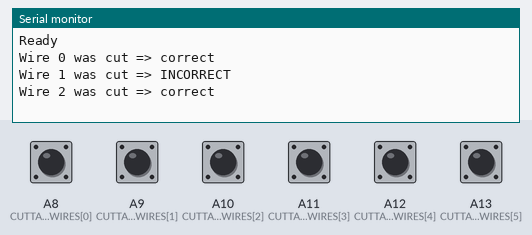
The sketch below on a simulated Arduino Mega 2560, built with avr-gcc and run on an emulated ATmega2560. Shown: the last lines printed to the serial monitor. The inputs (shaded band) are chosen by the test bench; at power-on: A8 (CUTTABLE_WIRES[0]), A9 (CUTTABLE_WIRES[1]), A10 (CUTTABLE_WIRES[2]), A11 (CUTTABLE_WIRES[3]), A12 (CUTTABLE_WIRES[4]), A13 (CUTTABLE_WIRES[5]) HIGH.

Above: at 1.8 s.
1.9 s: A8 (CUTTABLE_WIRES[0]) pulled LOW for 0.15 s
3.5 s: A10 (CUTTABLE_WIRES[2]) pulled LOW for 1 s
At 4.9 s:
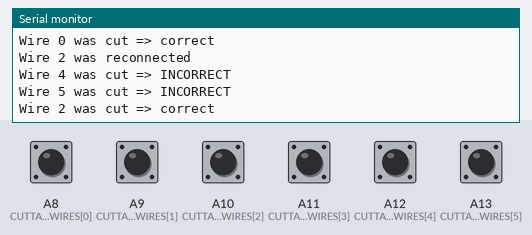
6.0 s: A9 (CUTTABLE_WIRES[1]) pulled LOW for 0.15 s
At 6.8 s:
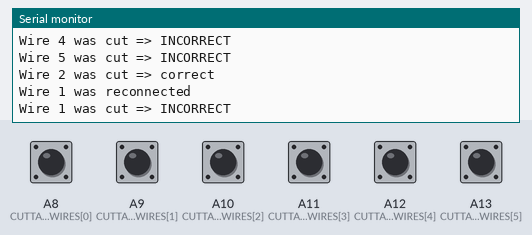
7.6 s: A11 (CUTTABLE_WIRES[3]) pulled LOW for 0.15 s
At 7.73 s:
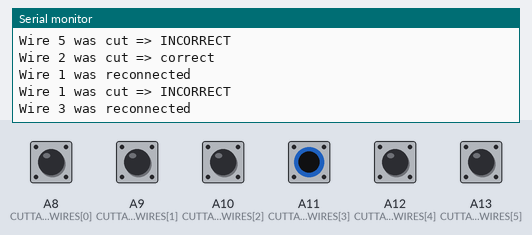
9.2 s: A12 (CUTTABLE_WIRES[4]) pulled LOW for 0.15 s
At 10.4 s:
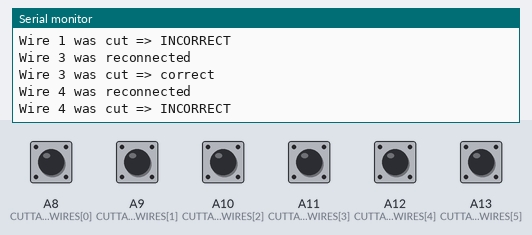
10.8 s: A13 (CUTTABLE_WIRES[5]) pulled LOW for 0.15 s
At 11.6 s:
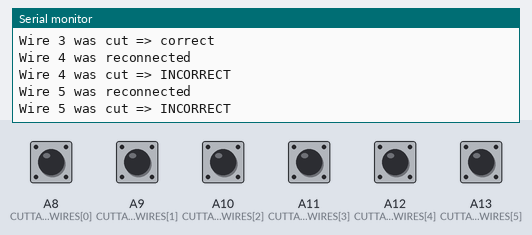
Timing chart, 0 to 13.4 s (numbered marks = the images above; inputs shaded):
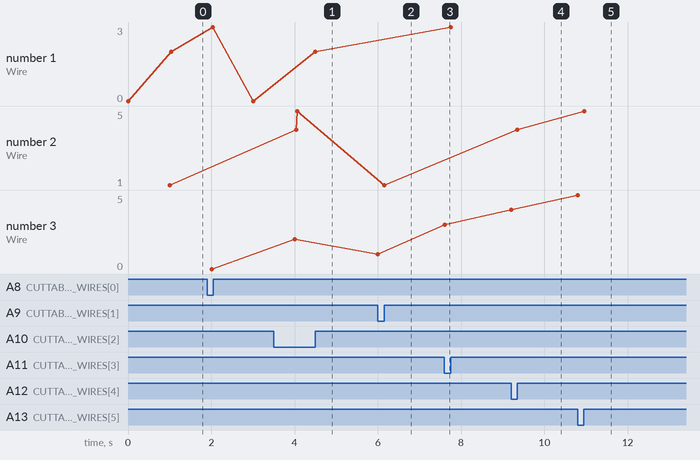

The sketch:

fake_bomb.ino
```cpp
// Code designed for Arduino Uno R3

#include <LiquidCrystal.h>

// Connections to the circuit: LCD screen
LiquidCrystal lcd(7, 6, 5, 4, 3, 2);
const byte ROWS = 4; //four rows
const byte COLS = 4; //three columns

const int TOTAL_WIRES = 6;
const int CUTTABLE_WIRES[TOTAL_WIRES] = {A8, A9, A10, A11, A12, A13};
const bool WIRES_TO_CUT[TOTAL_WIRES] = { 1, 0, 1, 1, 0, 0 };

const unsigned long TOTAL_TIME = 3600 * 1000L;
//const unsigned long TOTAL_TIME = 30 * 1000L;

unsigned long remainingTime = TOTAL_TIME;
unsigned long lastTimeUpdatedAt = 0;
bool wireStates[TOTAL_WIRES];
byte currentColor = 0;


void formatTime(unsigned long t, char str[13]) {
  unsigned long totalSeconds = t / 1000;
  unsigned long ms = t % 1000;
  unsigned long h = totalSeconds / 3600;
  unsigned long m = (totalSeconds - 3600*h) / 60;
  unsigned long s = totalSeconds - 3600*h - 60*m;

  //snprintf(str, 13, "%02lu:%02lu:%02lu.%03lu", h, m, s, ms); // uncomment to display milliseconds
  snprintf(str, 13, "%02lu:%02lu:%02lu", h, m, s);
}

void setup() {
  Serial.begin(9600); // for debug


  for (int i=0; i<TOTAL_WIRES; i++) {
    pinMode(CUTTABLE_WIRES[i], INPUT_PULLUP);
    wireStates[i] = LOW; // wires are initially tied to GND
  }


  lcd.clear();

  Serial.println("Ready");
}

int detectWireStateChange() {
  for (int i=0; i<TOTAL_WIRES; i++) {
    int newValue = digitalRead(CUTTABLE_WIRES[i]);
    if (newValue != wireStates[i]) {
      wireStates[i] = newValue;
      return i;
    }
  }
  return -1;
}

void displayCurrentState() {
  lcd.setCursor(0, 1);
  int missingWires = 0;
  for (int i=0; i<TOTAL_WIRES; i++) {
    if (WIRES_TO_CUT[i]) {
      if (wireStates[i]) {
        // Wire was correctly cut
        lcd.print("*");
      } else {
        missingWires++;
      }
    }
  }

  // This is just to erase previously shown asterisks
  for (int i=0; i<missingWires; i++) {
    lcd.print(" ");
  }
}

void displayTimer() {
  char s[13];
  formatTime(remainingTime, s);
  lcd.setCursor(0, 0);
  lcd.print(s);
}

bool isIncorrectWriteCut() {
  for (int i=0; i<TOTAL_WIRES; i++) {
    if (wireStates[i] == 1 && WIRES_TO_CUT[i] == 0) {
      return true;
    }
  }
  return false;
}

bool areAllCorrectWiresCut() {
  for (int i=0; i<TOTAL_WIRES; i++) {
    if (wireStates[i] == 0 && WIRES_TO_CUT[i] == 1) {
      return false;
    }
  }
  return true;
}

void handleWireStateChange(int wireWithNewState) {
  Serial.print("Wire ");
  Serial.print(wireWithNewState);
  if (wireStates[wireWithNewState]) {
    Serial.print(" was cut");
    if (WIRES_TO_CUT[wireWithNewState]) {
      Serial.println(" => correct");
      displayCurrentState();

      delay(1000);
    } else {
      Serial.println(" => INCORRECT");
    }
  } else {
    Serial.println(" was reconnected");
  }

  if (isIncorrectWriteCut()) {

  } else {

  }
}

void updateRemainingTime() {
  if (remainingTime == 0) return;

  unsigned long now = millis();
  if (lastTimeUpdatedAt == now) return;
  unsigned long elapsedTimeSinceLastUpdate = now - lastTimeUpdatedAt;

  if (isIncorrectWriteCut()) {
    // Time goes down twice as fast if incorrect wire is cut
    elapsedTimeSinceLastUpdate *= 2;
  }

  if (elapsedTimeSinceLastUpdate >= remainingTime) {
    remainingTime = 0;
  } else {
    remainingTime -= elapsedTimeSinceLastUpdate;
  }

  lastTimeUpdatedAt = now;
}

void loop() {
  updateRemainingTime();

  if (remainingTime == 0) {

    lcd.clear();
    lcd.write("*** BOOM ***");
    while (true);
  }

  displayTimer();

  int wireWithNewState = detectWireStateChange();
  if (wireWithNewState >= 0) {
    handleWireStateChange(wireWithNewState);
  }

  displayCurrentState();

  if (areAllCorrectWiresCut() && !isIncorrectWriteCut()) {
    // Win

    lcd.clear();
    lcd.write("BOMB DEFUSED");
    lcd.setCursor(0, 1);
    lcd.write("CODE = 750");
    while (true);
  }
}
```

Measured:
- after the input at 3.5 s, the serial monitor: prints a new line after 0.51 s (image 1)
- after the input at 6.0 s, the serial monitor: prints a new line at once (image 2)
- after the input at 7.6 s, the serial monitor: prints a new line at once (image 3)
- after the input at 9.2 s, the serial monitor: prints a new line at once (image 4)
- after the input at 10.8 s, the serial monitor: prints a new line at once (image 5)
- plotted number 1: 2 → 3 after the input at 7.6 s
- plotted number 2: 5 → 1 after the input at 6.0 s, 1 → 4 after the input at 9.2 s, 4 → 5 after the input at 10.8 s
- plotted number 3: 2 → 1 after the input at 6.0 s, 1 → 3 after the input at 7.6 s, 3 → 4 after the input at 9.2 s, 4 → 5 after the input at 10.8 s
